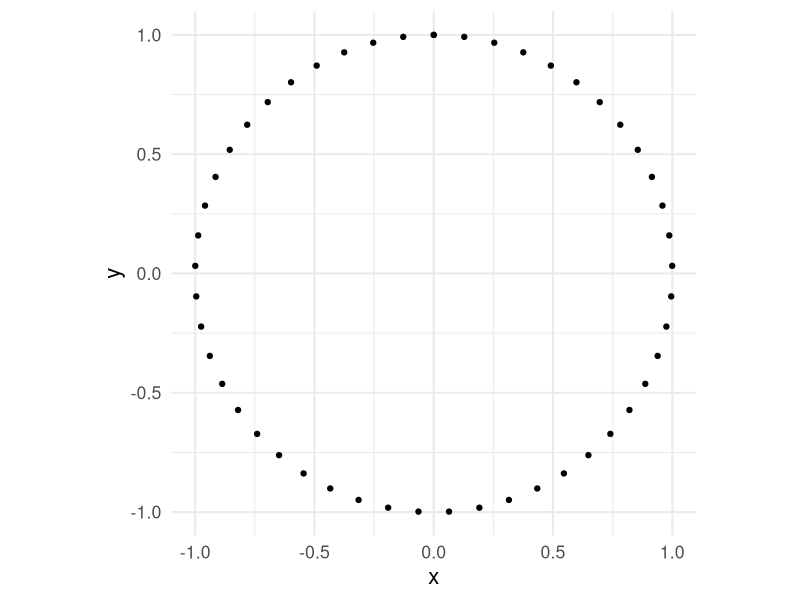
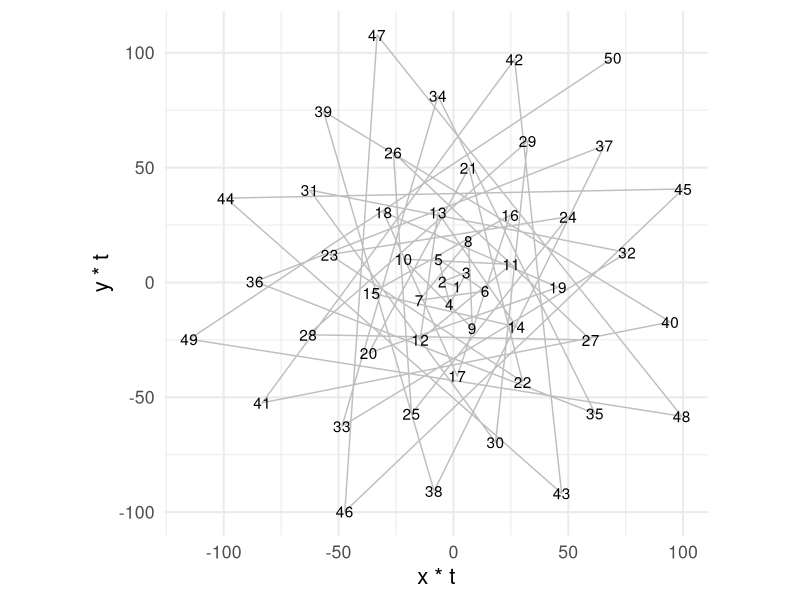
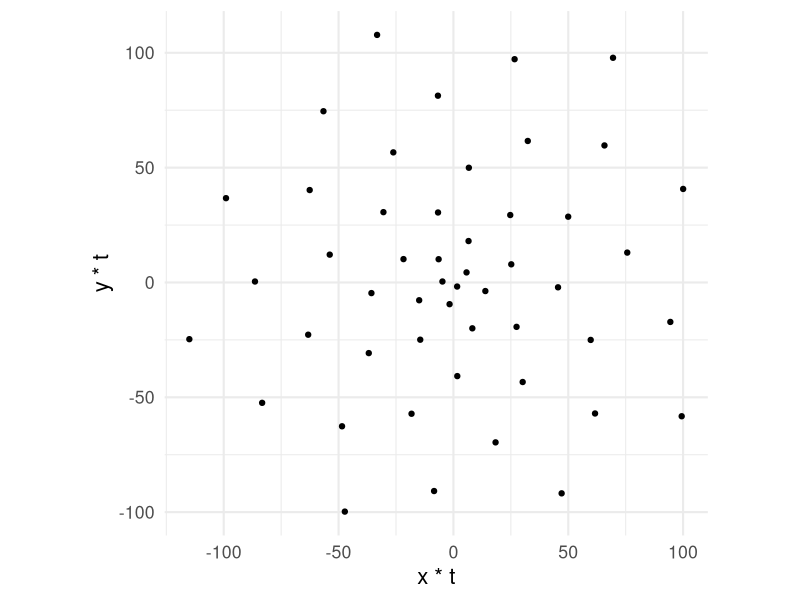
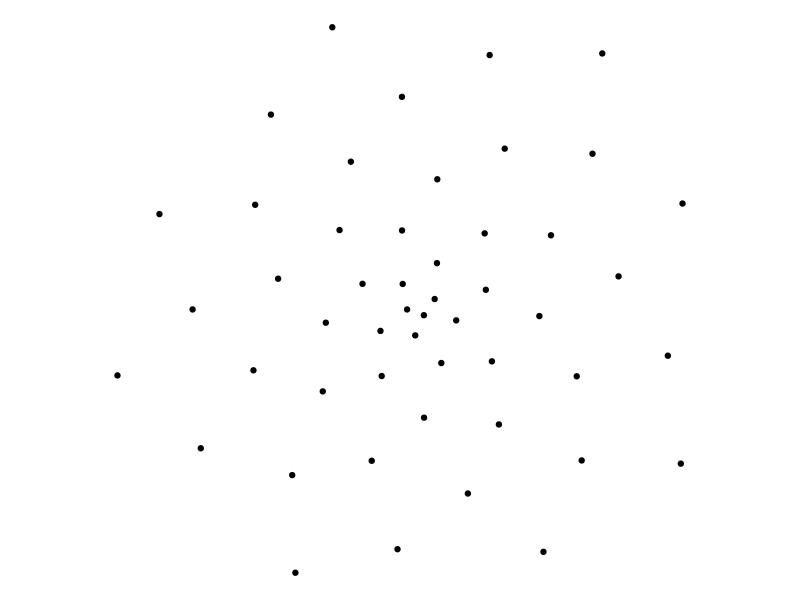
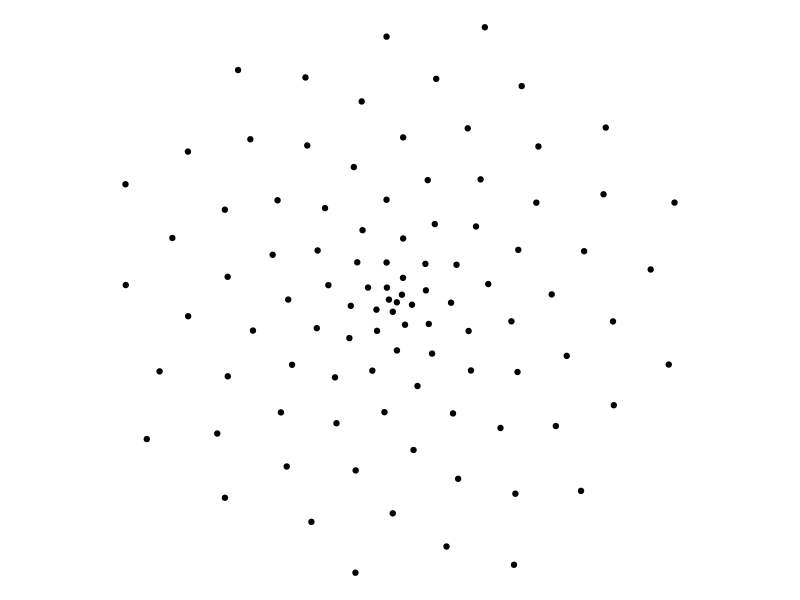
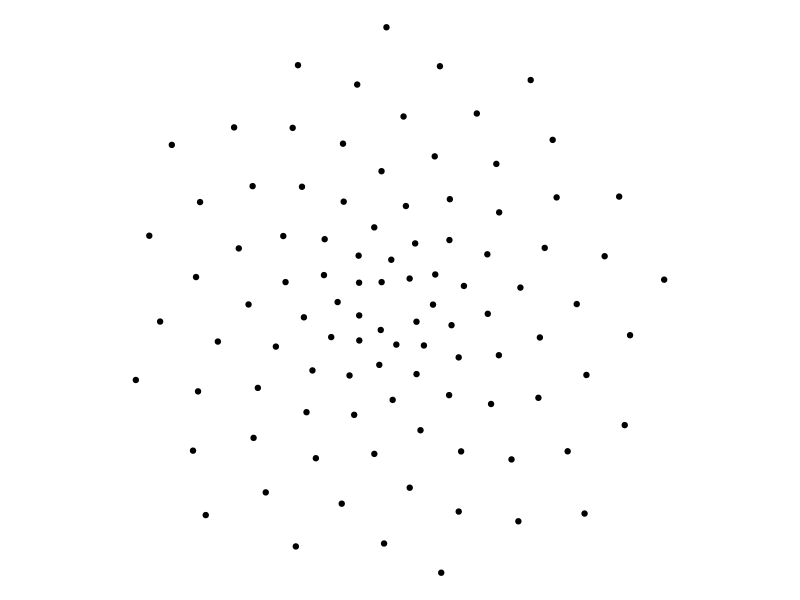
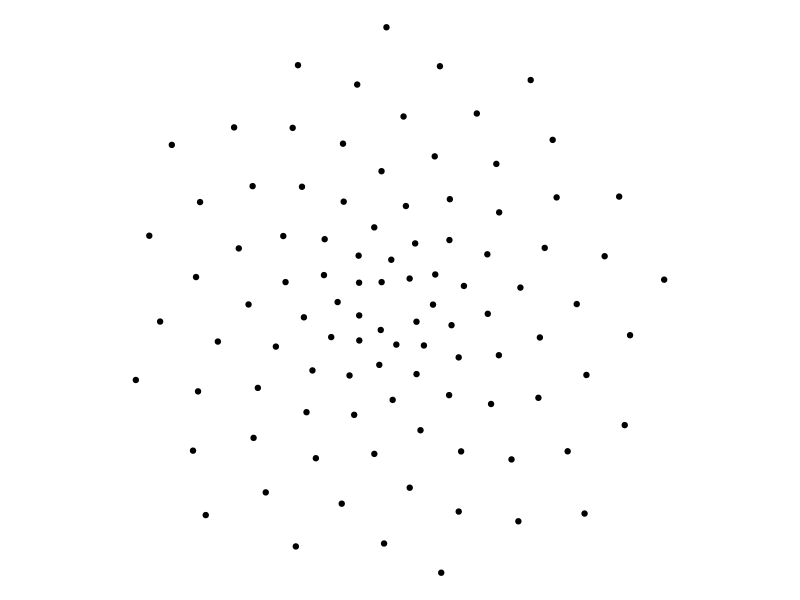
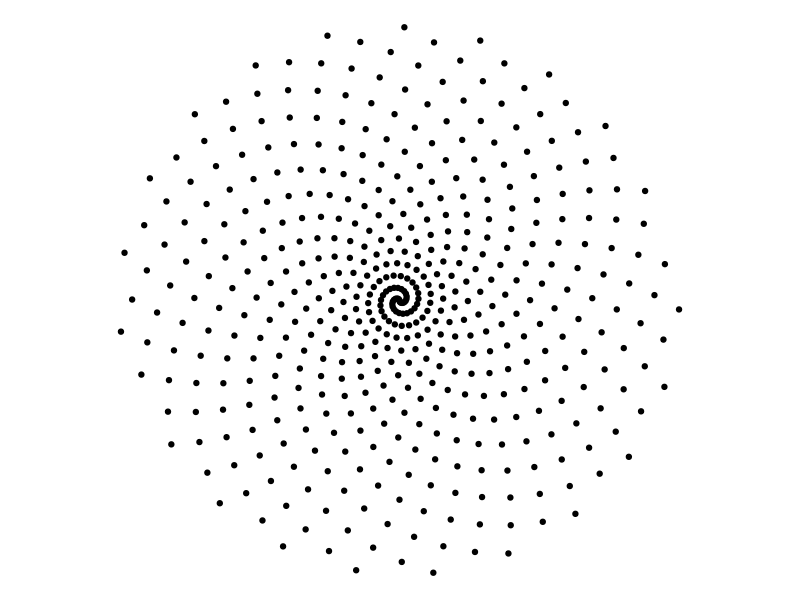

Here is the R script that generated these plots, in order:
## ---- chunk 1
#| label: setup
#| message: false
# load packages
library(tidyverse)
library(ggtext)
library(glue)

# set theme for ggplot2
ggplot2::theme_set(ggplot2::theme_minimal(base_size = 16))

# set figure parameters for knitr
knitr::opts_chunk$set(
  fig.width = 7, # 7" width
  fig.asp = 0.618, # the golden ratio
  fig.retina = 3, # dpi multiplier for displaying HTML output on retina
  fig.align = "center", # center align figures
  dpi = 300 # higher dpi, sharper image
)
## ---- chunk 2
#| label: circle-points
#| output-location: column

# make a circle of points
t <- seq(0, 2 * pi, length.out = 50)
x <- sin(t)
y <- cos(t)
df <- tibble(t, x, y)

# plot a circle of points
ggplot(df, aes(x, y)) +
  geom_point() +
  coord_equal()
## ---- chunk 3
#| label: golden-paths
#| output-location: column
#| code-line-numbers: "|1-2|4-5|7-13|15-19"

# set golden angle
angle <- pi * (3 - sqrt(5))

# set number of points
points <- 50

# make data frame
df <- tibble(
  i = 1:points,
  t = (1:points) * angle,
  x = sin(t),
  y = cos(t)
)

# plot points in a spiral
ggplot(df, aes(x = x * t, y = y * t)) +
  geom_path(color = "gray") +
  geom_text(aes(label = i)) +
  coord_equal()
## ---- chunk 4
#| label: golden-points
#| output-location: column
#| code-line-numbers: "|17"

# set golden angle
angle <- pi * (3 - sqrt(5))

# set number of points
points <- 50

# make data frame
df <- tibble(
  i = 1:points,
  t = (1:points) * angle,
  x = sin(t),
  y = cos(t)
)

# plot points in a spiral
ggplot(df, aes(x = x * t, y = y * t)) +
  geom_point() +
  coord_equal()
## ---- chunk 5
#| label: golden-points-void
#| output-location: column
#| code-line-numbers: "|19"

# set golden angle
angle <- pi * (3 - sqrt(5))

# set number of points
points <- 50

# make data frame
df <- tibble(
  i = 1:points,
  t = (1:points) * angle,
  x = sin(t),
  y = cos(t)
)

# plot points in a spiral
ggplot(df, aes(x = x * t, y = y * t)) +
  geom_point() +
  coord_equal() +
  theme_void()
## ---- chunk 6
#| label: golden-points-more-void
#| output-location: column
#| code-line-numbers: "|5"

# set golden angle
angle <- pi * (3 - sqrt(5))

# set number of points
points <- 100

# make data frame
df <- tibble(
  i = 1:points,
  t = (1:points) * angle,
  x = sin(t),
  y = cos(t)
)

# plot points in a spiral
ggplot(df, aes(x = x * t, y = y * t)) +
  geom_point() +
  coord_equal() +
  theme_void()
## ---- chunk 7
#| label: golden-points-more-void-adjust
#| output-location: column
#| code-line-numbers: "|10"

# set golden angle
angle <- pi * (3 - sqrt(5))

# set number of points
points <- 100

# make data frame
df <- tibble(
  i = 1:points,
  t = (1:points) * angle + 20,
  x = sin(t),
  y = cos(t)
)

# plot points in a spiral
ggplot(df, aes(x = x * t, y = y * t)) +
  geom_point() +
  coord_equal() +
  theme_void()
## ---- chunk 8
build_art <- function() {
  # set golden angle
  angle <- pi * (3 - sqrt(5))

  # set number of points
  points <- 100

  # make data frame
  tibble(
    i = 1:points,
    t = (1:points) * angle + 20,
    x = sin(t),
    y = cos(t)
  )
}
## ---- chunk 9
build_art <- function(points, angle, adjustment) {
  tibble(
    i = 1:points,
    t = (1:points) * angle + adjustment,
    x = sin(t),
    y = cos(t)
  )
}
## ---- chunk 10
build_art(
  angle = pi * (3 - sqrt(5)),
  points = 100,
  adjustment = 20
)
## ---- chunk 11
#| label: points-100
#| output-location: column

build_art(
  angle = pi * (3 - sqrt(5)),
  points = 100,
  adjustment = 20
) |>
  ggplot(aes(x = x * t, y = y * t)) +
  geom_point() +
  coord_equal() +
  theme_void()
## ---- chunk 12
#| label: points-500
#| output-location: column
#| code-line-numbers: "|2-4"

build_art(
  angle = 3,
  points = 500,
  adjustment = 0
) |>
  ggplot(aes(x = x * t, y = y * t)) +
  geom_point() +
  coord_equal() +
  theme_void()
